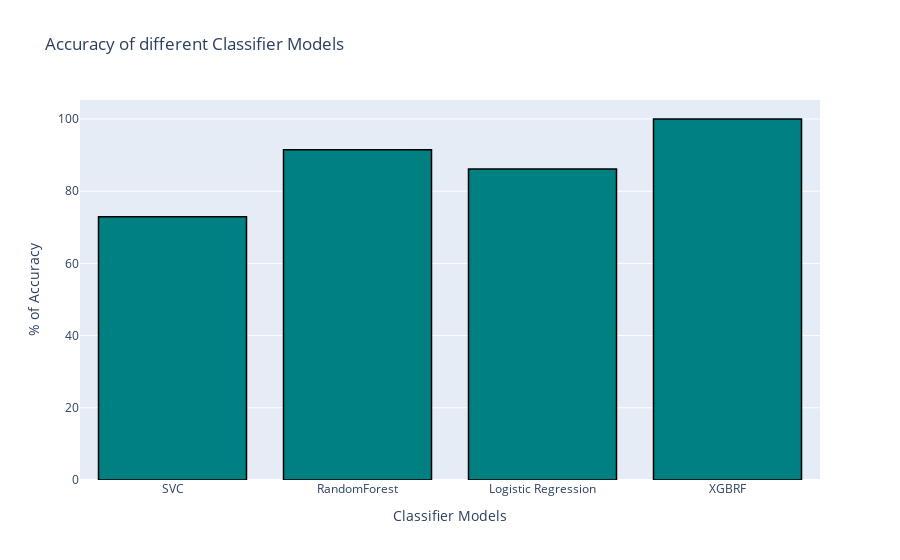

Notebook code for this chart:
### Code cell
import plotly.graph_objects as go
# create trace1
trace1 = go.Bar(
                x = model_list,
                y = cv_result,
                marker = dict(color = 'rgb(0, 128, 128)',
                              line=dict(color='rgb(0,0,0)',width=1.5)))
layout = go.Layout(title = 'Accuracy of different Classifier Models' , xaxis = dict(title = 'Classifier Models'), yaxis = dict(title = '% of Accuracy'))
fig = go.Figure(data = [trace1], layout = layout)
fig.show()

### Figure 1 — Plotly figure (JSON) as saved in the notebook; plotly's stock layout.template omitted (floating-point values rounded to 4 significant figures)
{"data": [{"marker": {"color": "rgb(0, 128, 128)", "line": {"color": "rgb(0,0,0)", "width": 1.5}}, "type": "bar", "x": ["SVC", "RandomForest", "Logistic Regression", "XGBRF"], "y": [72.95, 91.46, 86.13, 100]}], "layout": {"title": {"text": "Accuracy of different Classifier Models"}, "xaxis": {"title": {"text": "Classifier Models"}}, "yaxis": {"title": {"text": "% of Accuracy"}}}}
